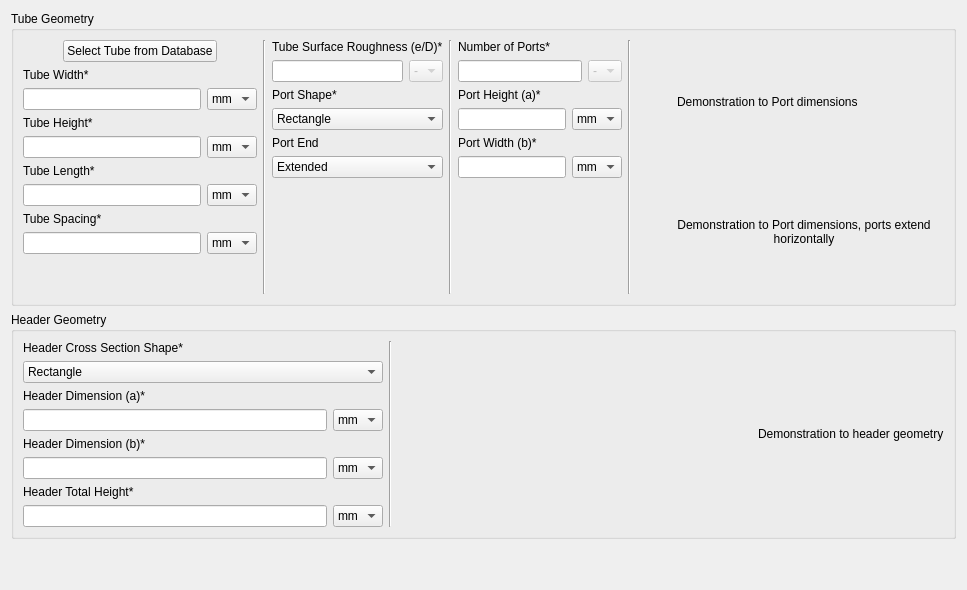
     <widget class="QWidget" name="tab">
      <attribute name="title">
       <string>Tubes Geometry</string>
      </attribute>
      <layout class="QVBoxLayout" name="verticalLayout_2">
       <item>
        <widget class="QGroupBox" name="Microchannel_bank_geometry_group">
         <property name="title">
          <string>Tube Geometry</string>
         </property>
         <layout class="QHBoxLayout" name="horizontalLayout_10">
          <item>
           <layout class="QVBoxLayout" name="verticalLayout_22">
            <item>
             <layout class="QHBoxLayout" name="horizontalLayout_8">
              <item>
               <spacer name="horizontalSpacer_14">
                <property name="orientation">
                 <enum>Qt::Horizontal</enum>
                </property>
                <property name="sizeHint" stdset="0">
                 <size>
                  <width>40</width>
                  <height>20</height>
                 </size>
                </property>
               </spacer>
              </item>
              <item>
               <widget class="QPushButton" name="select_tube_button">
                <property name="text">
                 <string>Select Tube from Database</string>
                </property>
               </widget>
              </item>
              <item>
               <spacer name="horizontalSpacer_15">
                <property name="orientation">
                 <enum>Qt::Horizontal</enum>
                </property>
                <property name="sizeHint" stdset="0">
                 <size>
                  <width>40</width>
                  <height>20</height>
                 </size>
                </property>
               </spacer>
              </item>
             </layout>
            </item>
            <item>
             <layout class="QVBoxLayout" name="verticalLayout_11">
              <item>
               <widget class="QLabel" name="Microchannel_tube_width_label">
                <property name="text">
                 <string>Tube Width*</string>
                </property>
               </widget>
              </item>
              <item>
               <layout class="QHBoxLayout" name="horizontalLayout_11">
                <item>
                 <widget class="QLineEdit" name="Microchannel_tube_width"/>
                </item>
                <item>
                 <widget class="QComboBox" name="Microchannel_tube_width_unit">
                  <property name="currentIndex">
                   <number>2</number>
                  </property>
                  <property name="sizeAdjustPolicy">
                   <enum>QComboBox::AdjustToContents</enum>
                  </property>
                  <property name="minimumContentsLength">
                   <number>2</number>
                  </property>
                  <item>
                   <property name="text">
                    <string>m</string>
                   </property>
                  </item>
                  <item>
                   <property name="text">
                    <string>cm</string>
                   </property>
                  </item>
                  <item>
                   <property name="text">
                    <string>mm</string>
                   </property>
                  </item>
                  <item>
                   <property name="text">
                    <string>ft</string>
                   </property>
                  </item>
                  <item>
                   <property name="text">
                    <string>in</string>
                   </property>
                  </item>
                 </widget>
                </item>
               </layout>
              </item>
             </layout>
            </item>
            <item>
             <layout class="QVBoxLayout" name="verticalLayout_13">
              <item>
               <widget class="QLabel" name="Microchannel_tube_height_label">
                <property name="text">
                 <string>Tube Height*</string>
                </property>
               </widget>
              </item>
              <item>
               <layout class="QHBoxLayout" name="horizontalLayout_19">
                <item>
                 <widget class="QLineEdit" name="Microchannel_tube_height"/>
                </item>
                <item>
                 <widget class="QComboBox" name="Microchannel_tube_height_unit">
                  <property name="currentIndex">
                   <number>2</number>
                  </property>
                  <property name="sizeAdjustPolicy">
                   <enum>QComboBox::AdjustToContents</enum>
                  </property>
                  <property name="minimumContentsLength">
                   <number>2</number>
                  </property>
                  <item>
                   <property name="text">
                    <string>m</string>
                   </property>
                  </item>
                  <item>
                   <property name="text">
                    <string>cm</string>
                   </property>
                  </item>
                  <item>
                   <property name="text">
                    <string>mm</string>
                   </property>
                  </item>
                  <item>
                   <property name="text">
                    <string>ft</string>
                   </property>
                  </item>
                  <item>
                   <property name="text">
                    <string>in</string>
                   </property>
                  </item>
                 </widget>
                </item>
               </layout>
              </item>
             </layout>
            </item>
            <item>
             <layout class="QVBoxLayout" name="verticalLayout_12">
              <item>
               <widget class="QLabel" name="Microchannel_tube_length_label">
                <property name="text">
                 <string>Tube Length*</string>
                </property>
               </widget>
              </item>
              <item>
               <layout class="QHBoxLayout" name="horizontalLayout_12">
                <item>
                 <widget class="QLineEdit" name="Microchannel_tube_length"/>
                </item>
                <item>
                 <widget class="QComboBox" name="Microchannel_tube_length_unit">
                  <property name="enabled">
                   <bool>true</bool>
                  </property>
                  <property name="currentIndex">
                   <number>2</number>
                  </property>
                  <property name="sizeAdjustPolicy">
                   <enum>QComboBox::AdjustToContents</enum>
                  </property>
                  <property name="minimumContentsLength">
                   <number>2</number>
                  </property>
                  <item>
                   <property name="text">
                    <string>m</string>
                   </property>
                  </item>
                  <item>
                   <property name="text">
                    <string>cm</string>
                   </property>
                  </item>
                  <item>
                   <property name="text">
                    <string>mm</string>
                   </property>
                  </item>
                  <item>
                   <property name="text">
                    <string>ft</string>
                   </property>
                  </item>
                  <item>
                   <property name="text">
                    <string>in</string>
                   </property>
                  </item>
                 </widget>
                </item>
               </layout>
              </item>
             </layout>
            </item>
            <item>
             <layout class="QVBoxLayout" name="verticalLayout_17">
              <item>
               <widget class="QLabel" name="Microchannel_tube_spacing_label">
                <property name="text">
                 <string>Tube Spacing*</string>
                </property>
               </widget>
              </item>
              <item>
               <layout class="QHBoxLayout" name="horizontalLayout_16">
                <item>
                 <widget class="QLineEdit" name="Microchannel_tube_spacing">
                  <property name="enabled">
                   <bool>true</bool>
                  </property>
                 </widget>
                </item>
                <item>
                 <widget class="QComboBox" name="Microchannel_tube_spacing_unit">
                  <property name="enabled">
                   <bool>true</bool>
                  </property>
                  <property name="currentIndex">
                   <number>2</number>
                  </property>
                  <property name="sizeAdjustPolicy">
                   <enum>QComboBox::AdjustToContents</enum>
                  </property>
                  <property name="minimumContentsLength">
                   <number>2</number>
                  </property>
                  <item>
                   <property name="text">
                    <string>m</string>
                   </property>
                  </item>
                  <item>
                   <property name="text">
                    <string>cm</string>
                   </property>
                  </item>
                  <item>
                   <property name="text">
                    <string>mm</string>
                   </property>
                  </item>
                  <item>
                   <property name="text">
                    <string>ft</string>
                   </property>
                  </item>
                  <item>
                   <property name="text">
                    <string>in</string>
                   </property>
                  </item>
                 </widget>
                </item>
               </layout>
              </item>
             </layout>
            </item>
            <item>
             <spacer name="verticalSpacer_7">
              <property name="orientation">
               <enum>Qt::Vertical</enum>
              </property>
              <property name="sizeHint" stdset="0">
               <size>
                <width>20</width>
                <height>40</height>
               </size>
              </property>
             </spacer>
            </item>
           </layout>
          </item>
          <item>
           <widget class="Line" name="line">
            <property name="orientation">
             <enum>Qt::Vertical</enum>
            </property>
           </widget>
          </item>
          <item>
           <layout class="QVBoxLayout" name="verticalLayout_20">
            <item>
             <layout class="QVBoxLayout" name="verticalLayout_14">
              <item>
               <layout class="QVBoxLayout" name="verticalLayout_3">
                <item>
                 <widget class="QLabel" name="Microchannel_tube_e_D_label">
                  <property name="text">
                   <string>Tube Surface Roughness (e/D)*</string>
                  </property>
                 </widget>
                </item>
                <item>
                 <layout class="QHBoxLayout" name="horizontalLayout_2">
                  <item>
                   <widget class="QLineEdit" name="Microchannel_tube_e_D"/>
                  </item>
                  <item>
                   <widget class="QComboBox" name="Microchannel_tube_e_D_unit">
                    <property name="enabled">
                     <bool>false</bool>
                    </property>
                    <item>
                     <property name="text">
                      <string>-</string>
                     </property>
                    </item>
                   </widget>
                  </item>
                 </layout>
                </item>
               </layout>
              </item>
              <item>
               <widget class="QLabel" name="Microchannel_port_shape_label">
                <property name="text">
                 <string>Port Shape*</string>
                </property>
               </widget>
              </item>
              <item>
               <layout class="QHBoxLayout" name="horizontalLayout_13">
                <item>
                 <widget class="QComboBox" name="Microchannel_port_shape">
                  <item>
                   <property name="text">
                    <string>Rectangle</string>
                   </property>
                  </item>
                  <item>
                   <property name="text">
                    <string>Circle</string>
                   </property>
                  </item>
                  <item>
                   <property name="text">
                    <string>Triangle</string>
                   </property>
                  </item>
                 </widget>
                </item>
               </layout>
              </item>
             </layout>
            </item>
            <item>
             <layout class="QVBoxLayout" name="verticalLayout_15">
              <item>
               <widget class="QLabel" name="Microchannel_port_end_label">
                <property name="text">
                 <string>Port End</string>
                </property>
               </widget>
              </item>
              <item>
               <layout class="QHBoxLayout" name="horizontalLayout_14">
                <item>
                 <widget class="QComboBox" name="Microchannel_port_end">
                  <property name="currentIndex">
                   <number>1</number>
                  </property>
                  <item>
                   <property name="text">
                    <string>Normal</string>
                   </property>
                  </item>
                  <item>
                   <property name="text">
                    <string>Extended</string>
                   </property>
                  </item>
                 </widget>
                </item>
               </layout>
              </item>
              <item>
               <spacer name="verticalSpacer_2">
                <property name="orientation">
                 <enum>Qt::Vertical</enum>
                </property>
                <property name="sizeHint" stdset="0">
                 <size>
                  <width>20</width>
                  <height>40</height>
                 </size>
                </property>
               </spacer>
              </item>
             </layout>
            </item>
           </layout>
          </item>
          <item>
           <widget class="Line" name="line_2">
            <property name="orientation">
             <enum>Qt::Vertical</enum>
            </property>
           </widget>
          </item>
          <item>
           <layout class="QVBoxLayout" name="verticalLayout_21">
            <item>
             <layout class="QVBoxLayout" name="verticalLayout_16">
              <item>
               <widget class="QLabel" name="Microchannel_port_number_label">
                <property name="text">
                 <string>Number of Ports*</string>
                </property>
               </widget>
              </item>
              <item>
               <layout class="QHBoxLayout" name="horizontalLayout_15">
                <item>
                 <widget class="QLineEdit" name="Microchannel_port_number">
                  <property name="enabled">
                   <bool>true</bool>
                  </property>
                 </widget>
                </item>
                <item>
                 <widget class="QComboBox" name="Microchannel_port_number_unit">
                  <property name="enabled">
                   <bool>false</bool>
                  </property>
                  <item>
                   <property name="text">
                    <string>-</string>
                   </property>
                  </item>
                 </widget>
                </item>
               </layout>
              </item>
             </layout>
            </item>
            <item>
             <layout class="QVBoxLayout" name="verticalLayout_18">
              <item>
               <widget class="QLabel" name="Microchannel_port_dimension_a_label">
                <property name="text">
                 <string>Port Height (a)*</string>
                </property>
               </widget>
              </item>
              <item>
               <layout class="QHBoxLayout" name="horizontalLayout_17">
                <item>
                 <widget class="QLineEdit" name="Microchannel_port_dimension_a">
                  <property name="enabled">
                   <bool>true</bool>
                  </property>
                 </widget>
                </item>
                <item>
                 <widget class="QComboBox" name="Microchannel_port_dimension_a_unit">
                  <property name="enabled">
                   <bool>true</bool>
                  </property>
                  <property name="currentIndex">
                   <number>2</number>
                  </property>
                  <property name="sizeAdjustPolicy">
                   <enum>QComboBox::AdjustToContents</enum>
                  </property>
                  <property name="minimumContentsLength">
                   <number>2</number>
                  </property>
                  <item>
                   <property name="text">
                    <string>m</string>
                   </property>
                  </item>
                  <item>
                   <property name="text">
                    <string>cm</string>
                   </property>
                  </item>
                  <item>
                   <property name="text">
                    <string>mm</string>
                   </property>
                  </item>
                  <item>
                   <property name="text">
                    <string>ft</string>
                   </property>
                  </item>
                  <item>
                   <property name="text">
                    <string>in</string>
                   </property>
                  </item>
                 </widget>
                </item>
               </layout>
              </item>
             </layout>
            </item>
            <item>
             <layout class="QVBoxLayout" name="verticalLayout_19">
              <item>
               <widget class="QLabel" name="Microchannel_port_dimension_b_label">
                <property name="text">
                 <string>Port Width (b)*</string>
                </property>
               </widget>
              </item>
              <item>
               <layout class="QHBoxLayout" name="horizontalLayout_18">
                <item>
                 <widget class="QLineEdit" name="Microchannel_port_dimension_b">
                  <property name="enabled">
                   <bool>true</bool>
                  </property>
                 </widget>
                </item>
                <item>
                 <widget class="QComboBox" name="Microchannel_port_dimension_b_unit">
                  <property name="enabled">
                   <bool>true</bool>
                  </property>
                  <property name="currentIndex">
                   <number>2</number>
                  </property>
                  <property name="sizeAdjustPolicy">
                   <enum>QComboBox::AdjustToContents</enum>
                  </property>
                  <property name="minimumContentsLength">
                   <number>2</number>
                  </property>
                  <item>
                   <property name="text">
                    <string>m</string>
                   </property>
                  </item>
                  <item>
                   <property name="text">
                    <string>cm</string>
                   </property>
                  </item>
                  <item>
                   <property name="text">
                    <string>mm</string>
                   </property>
                  </item>
                  <item>
                   <property name="text">
                    <string>ft</string>
                   </property>
                  </item>
                  <item>
                   <property name="text">
                    <string>in</string>
                   </property>
                  </item>
                 </widget>
                </item>
               </layout>
              </item>
              <item>
               <spacer name="verticalSpacer_3">
                <property name="orientation">
                 <enum>Qt::Vertical</enum>
                </property>
                <property name="sizeHint" stdset="0">
                 <size>
                  <width>20</width>
                  <height>40</height>
                 </size>
                </property>
               </spacer>
              </item>
             </layout>
            </item>
           </layout>
          </item>
          <item>
           <widget class="Line" name="line_4">
            <property name="orientation">
             <enum>Qt::Vertical</enum>
            </property>
           </widget>
          </item>
          <item>
           <spacer name="horizontalSpacer_10">
            <property name="orientation">
             <enum>Qt::Horizontal</enum>
            </property>
            <property name="sizeHint" stdset="0">
             <size>
              <width>40</width>
              <height>20</height>
             </size>
            </property>
           </spacer>
          </item>
          <item>
           <layout class="QVBoxLayout" name="verticalLayout_34">
            <item>
             <widget class="QLabel" name="Microchannel_port_dimension_photo">
              <property name="text">
               <string>Demonstration to Port dimensions</string>
              </property>
             </widget>
            </item>
            <item>
             <widget class="QLabel" name="Microchannel_port_dimension_photo_label">
              <property name="text">
               <string>Demonstration to Port dimensions, ports extend horizontally</string>
              </property>
              <property name="alignment">
               <set>Qt::AlignCenter</set>
              </property>
              <property name="wordWrap">
               <bool>true</bool>
              </property>
             </widget>
            </item>
           </layout>
          </item>
          <item>
           <widget class="QLabel" name="FinTube_circuit_microfin_image">
            <property name="sizePolicy">
             <sizepolicy hsizetype="Preferred" vsizetype="Preferred">
              <horstretch>0</horstretch>
              <verstretch>0</verstretch>
             </sizepolicy>
            </property>
            <property name="minimumSize">
             <size>
              <width>0</width>
              <height>0</height>
             </size>
            </property>
            <property name="maximumSize">
             <size>
              <width>16777215</width>
              <height>16777215</height>
             </size>
            </property>
            <property name="text">
             <string/>
            </property>
            <property name="scaledContents">
             <bool>true</bool>
            </property>
            <property name="wordWrap">
             <bool>true</bool>
            </property>
           </widget>
          </item>
         </layout>
        </widget>
       </item>
       <item>
        <widget class="QGroupBox" name="Microchannel_header_group">
         <property name="title">
          <string>Header Geometry</string>
         </property>
         <layout class="QHBoxLayout" name="horizontalLayout_6">
          <item>
           <layout class="QVBoxLayout" name="verticalLayout_8">
            <item>
             <layout class="QVBoxLayout" name="verticalLayout_4">
              <item>
               <widget class="QLabel" name="Microchannel_header_CS_shape_label">
                <property name="text">
                 <string>Header Cross Section Shape*</string>
                </property>
               </widget>
              </item>
              <item>
               <widget class="QComboBox" name="Microchannel_header_CS_shape">
                <item>
                 <property name="text">
                  <string>Rectangle</string>
                 </property>
                </item>
                <item>
                 <property name="text">
                  <string>Circle</string>
                 </property>
                </item>
               </widget>
              </item>
             </layout>
            </item>
            <item>
             <layout class="QVBoxLayout" name="verticalLayout_5">
              <item>
               <widget class="QLabel" name="Microchannel_header_CS_dimension_a_label">
                <property name="text">
                 <string>Header Dimension (a)*</string>
                </property>
               </widget>
              </item>
              <item>
               <layout class="QHBoxLayout" name="horizontalLayout_3">
                <item>
                 <widget class="QLineEdit" name="Microchannel_header_CS_dimension_a"/>
                </item>
                <item>
                 <widget class="QComboBox" name="Microchannel_header_CS_dimension_a_unit">
                  <property name="currentIndex">
                   <number>2</number>
                  </property>
                  <item>
                   <property name="text">
                    <string>m</string>
                   </property>
                  </item>
                  <item>
                   <property name="text">
                    <string>cm</string>
                   </property>
                  </item>
                  <item>
                   <property name="text">
                    <string>mm</string>
                   </property>
                  </item>
                  <item>
                   <property name="text">
                    <string>ft</string>
                   </property>
                  </item>
                  <item>
                   <property name="text">
                    <string>in</string>
                   </property>
                  </item>
                 </widget>
                </item>
               </layout>
              </item>
             </layout>
            </item>
            <item>
             <layout class="QVBoxLayout" name="verticalLayout_6">
              <item>
               <widget class="QLabel" name="Microchannel_header_CS_dimension_b_label">
                <property name="text">
                 <string>Header Dimension (b)*</string>
                </property>
               </widget>
              </item>
              <item>
               <layout class="QHBoxLayout" name="horizontalLayout_4">
                <item>
                 <widget class="QLineEdit" name="Microchannel_header_CS_dimension_b"/>
                </item>
                <item>
                 <widget class="QComboBox" name="Microchannel_header_CS_dimension_b_unit">
                  <property name="currentIndex">
                   <number>2</number>
                  </property>
                  <item>
                   <property name="text">
                    <string>m</string>
                   </property>
                  </item>
                  <item>
                   <property name="text">
                    <string>cm</string>
                   </property>
                  </item>
                  <item>
                   <property name="text">
                    <string>mm</string>
                   </property>
                  </item>
                  <item>
                   <property name="text">
                    <string>ft</string>
                   </property>
                  </item>
                  <item>
                   <property name="text">
                    <string>in</string>
                   </property>
                  </item>
                 </widget>
                </item>
               </layout>
              </item>
             </layout>
            </item>
            <item>
             <layout class="QVBoxLayout" name="verticalLayout_7">
              <item>
               <widget class="QLabel" name="Microchannel_header_height_label">
                <property name="text">
                 <string>Header Total Height*</string>
                </property>
               </widget>
              </item>
              <item>
               <layout class="QHBoxLayout" name="horizontalLayout_5">
                <item>
                 <widget class="QLineEdit" name="Microchannel_header_height"/>
                </item>
                <item>
                 <widget class="QComboBox" name="Microchannel_header_height_unit">
                  <property name="currentIndex">
                   <number>2</number>
                  </property>
                  <item>
                   <property name="text">
                    <string>m</string>
                   </property>
                  </item>
                  <item>
                   <property name="text">
                    <string>cm</string>
                   </property>
                  </item>
                  <item>
                   <property name="text">
                    <string>mm</string>
                   </property>
                  </item>
                  <item>
                   <property name="text">
                    <string>ft</string>
                   </property>
                  </item>
                  <item>
                   <property name="text">
                    <string>in</string>
                   </property>
                  </item>
                 </widget>
                </item>
               </layout>
              </item>
             </layout>
            </item>
           </layout>
          </item>
          <item>
           <widget class="Line" name="line_3">
            <property name="orientation">
             <enum>Qt::Vertical</enum>
            </property>
           </widget>
          </item>
          <item>
           <spacer name="horizontalSpacer_4">
            <property name="orientation">
             <enum>Qt::Horizontal</enum>
            </property>
            <property name="sizeHint" stdset="0">
             <size>
              <width>213</width>
              <height>20</height>
             </size>
            </property>
           </spacer>
          </item>
          <item>
           <widget class="QLabel" name="Microchannel_header_photo">
            <property name="text">
             <string>Demonstration to header geometry</string>
            </property>
           </widget>
          </item>
         </layout>
        </widget>
       </item>
       <item>
        <spacer name="verticalSpacer">
         <property name="orientation">
          <enum>Qt::Vertical</enum>
         </property>
         <property name="sizeHint" stdset="0">
          <size>
           <width>20</width>
           <height>40</height>
          </size>
         </property>
        </spacer>
       </item>
      </layout>
     </widget>
